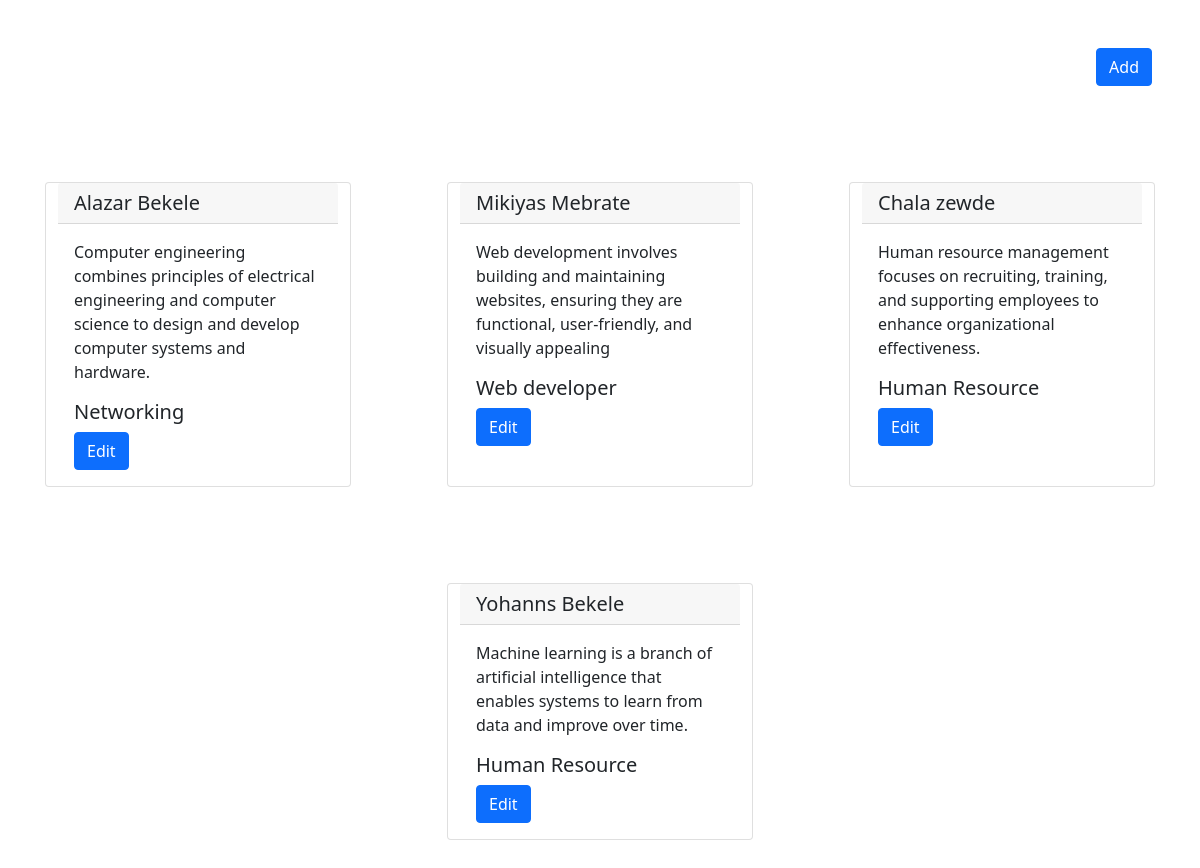
Before: / (signed in) with the older database file.
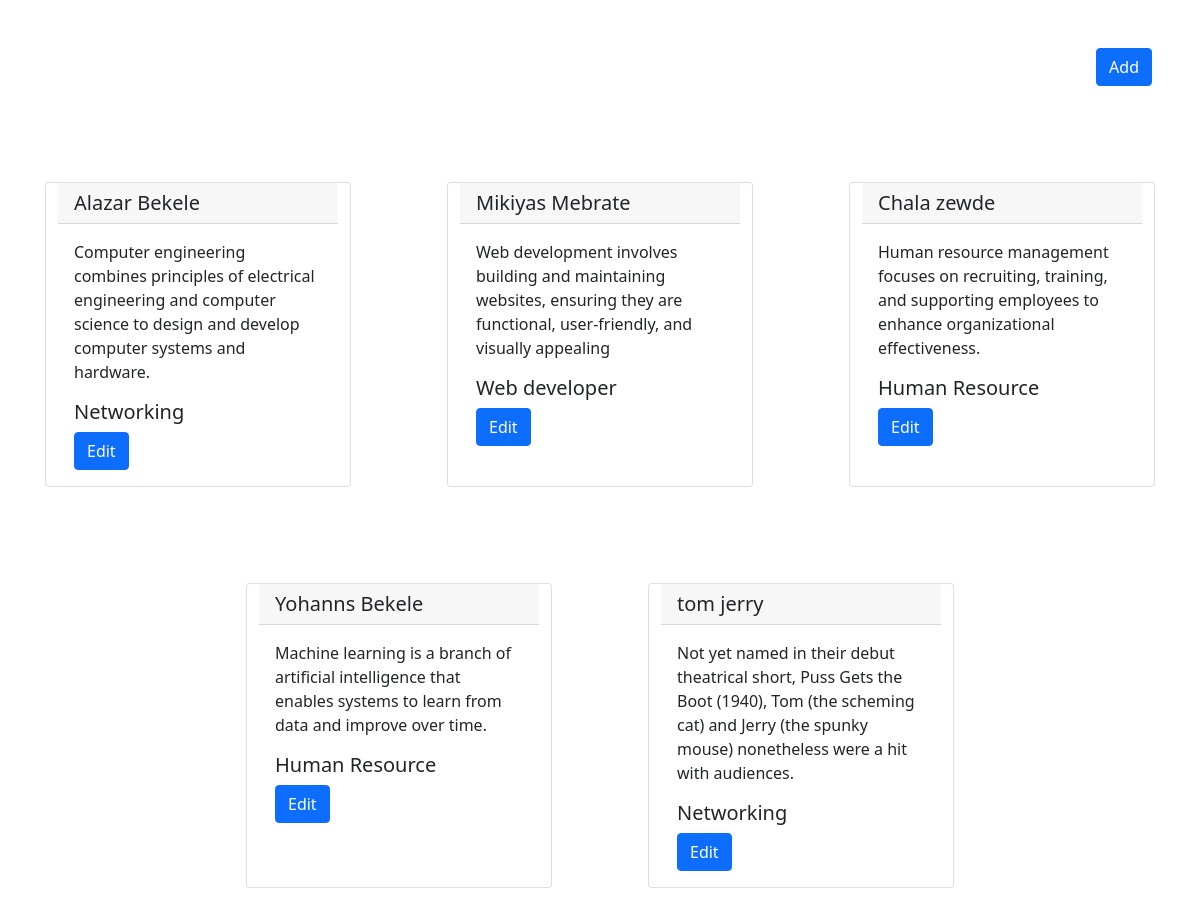
After: the same page with the newer database file.
### Base/models.py (models this page shows, shortened)
class Apply(models.Model):
  first_name = models.CharField(max_length=20)
  last_name = models.CharField(max_length=30)
  dob = models.DateField(auto_now_add=False, auto_now=False)
  detail_about = models.TextField()
  job_departement = models.ForeignKey(JobDepartement,on_delete=models.SET_NULL, null=True)

class JobDepartement (models.Model):
  name = models.CharField(max_length=50)
  description = models.TextField()
  def __str__(self) -> str:
    return self.name

### Base/views.py (the view)
@login_required (login_url='/login/')
def index (request):
  form = InputForm(request.POST or None)
  if request.method == 'POST':
    if form.is_valid():
      form.save()
      messages.success(request, 'Sucssfully Added!!')
      form = InputForm()
  apply = Apply.objects.all()
  context = {
    'apply' : apply,
    'forms' : form
  }
  return render (request, 'index.html', context)

### Base/templates/index.html (shortened to what this page needs)
{% load static %}
<!DOCTYPE html>
<html lang="en">
<head>
  <link rel="stylesheet" href="{% static 'General.css' %}">
  <link href="https://cdn.jsdelivr.net/npm/bootstrap@5.0.2/dist/css/bootstrap.min.css" rel="stylesheet">
</head>
<body>
    <div class="">
      <div class="row justify-content-center">
        <div>
          <button type="button" class="btn btn-primary float-end m-5 float-end" data-bs-toggle="modal" data-bs-target="#exampleModal">Add</button>
        </div>
        {% for applys in apply %}
        <div class="card col-md-3 m-5">
          <h5 class="card-header">{{applys.first_name}} {{applys.last_name}}</h5>
          <div class="card-body">
            <p class="card-text">{{applys.detail_about}}</p>
            <h5 class="card-title">{{applys.job_departement}}</h5>
            <a href="{% url 'detail_page' applys.id %}" class="btn btn-primary">Edit</a>
          </div>
        </div>
        {% endfor %}
      </div>
    </div>
</body>
</html>

Changed rows visible on the page:
added Apply: first_name "tom", last_name "jerry", detail_about "Not yet named in their debut theatrical short, Puss Gets the Boot (1940), Tom (the scheming cat) and Jerry (the spunky mouse) nonetheless were a hit with audiences.", job_departement "Networking"
